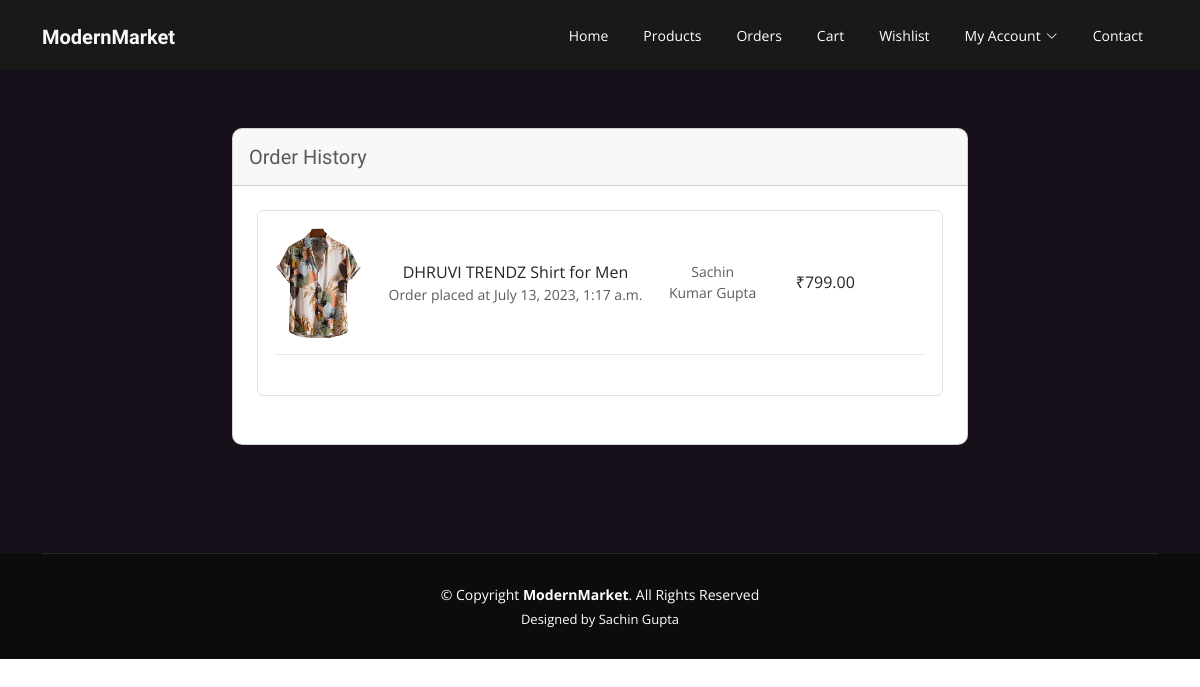
Page /orderlist/ (signed in) on the earlier database version.
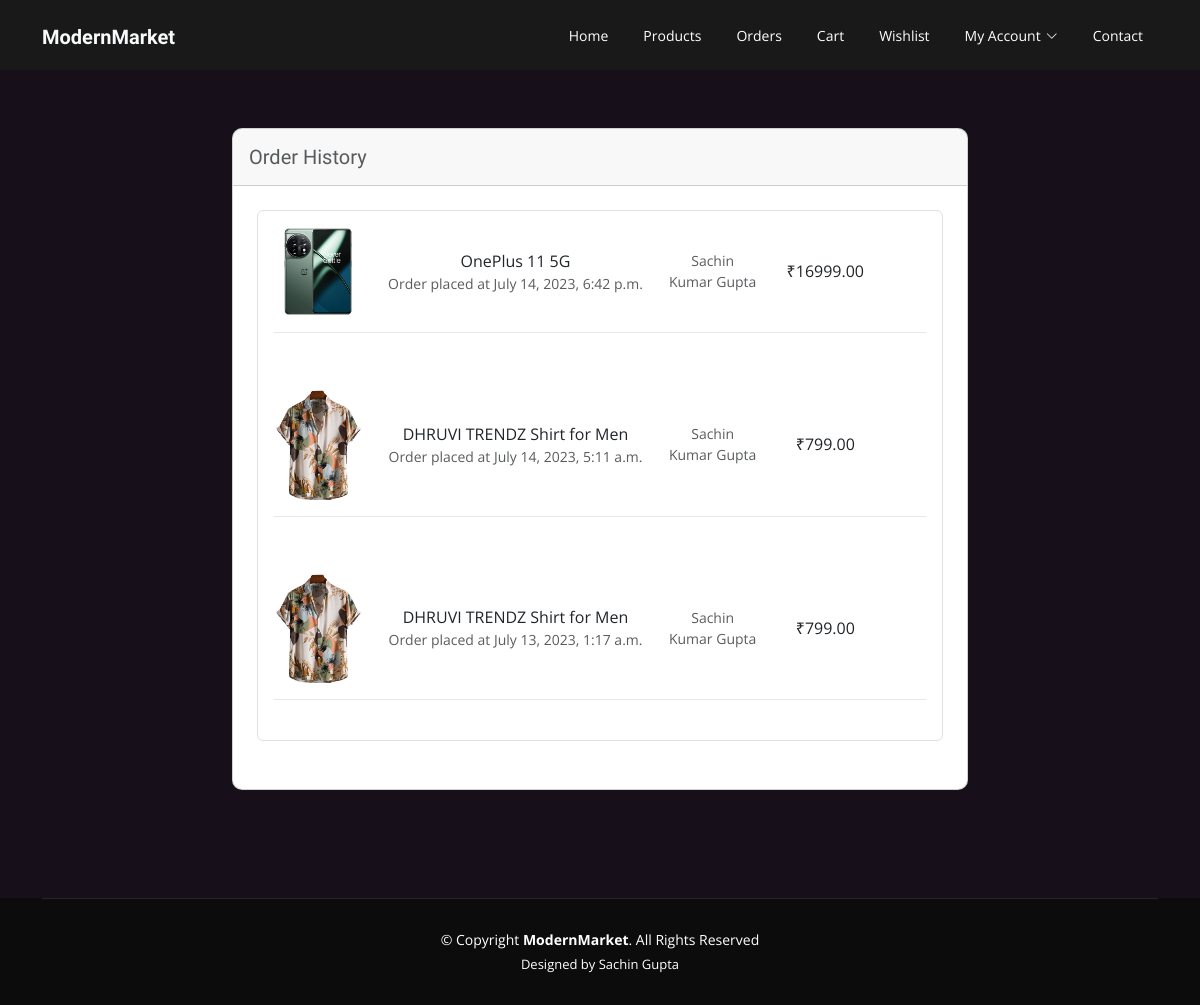
Same page on the later database version.
### ModernMarket_home/models.py (models this page shows)
class Order(models.Model):
    user = models.ForeignKey(User, on_delete=models.CASCADE)
    product = models.ForeignKey(Product, on_delete=models.CASCADE)
    order_date = models.DateTimeField(default=timezone.now())
    phoneNum = models.CharField(max_length=15, default="+911234567890")
    email = models.EmailField(max_length=50, default="johndoe@email.com")
    price = models.DecimalField(max_digits=7, decimal_places=2)
    addr1 = models.CharField(max_length=200)
    fname = models.CharField(max_length=100, default="John")
    lname = models.CharField(max_length=100, default="Doe")
    rated = models.DecimalField(max_digits=7, decimal_places=2,default=-1)

class Product(models.Model):
    p_name = models.CharField(max_length=100)
    p_rating = models.DecimalField(max_digits=5, decimal_places=1)
    p_description = models.CharField(max_length=500)
    p_buycount = models.IntegerField()
    p_brand = models.CharField(max_length=100)
    p_category = models.CharField(max_length=100)
    p_image = models.ImageField(upload_to="static/product_images/")
    p_price = models.DecimalField(max_digits=7, decimal_places=2)
    p_ratecount = models.IntegerField(default=0)

### ModernMarket_home/views.py (the view)
# urls.py: path('orderlist/', views.orderlist, name='orderlist'),
@login_required(login_url="/login/")
def orderlist(request):
    all_orders=Order.objects.filter(user=request.user)
    all_orders=all_orders[::-1]
    context={
        'orders':all_orders
    }
    return render(request,'orderlist.html',context)

### ModernMarket_home/templates/orderlist.html (shortened to what this page needs)
{% extends 'base.html' %}
{% load static %}
{% block body %}
<section class="h-100 gradient-custom" style="background-color: #17101a">
    {% if orders %}
    <div class="container py-5 h-100">
        <div class="row d-flex justify-content-center align-items-center h-100">
            <div class="col-lg-10 col-xl-8">
                <div class="card" style="border-radius: 10px;">
        <div class="card-header px-3 py-3">
          <h5 class="text-muted mb-0">Order History </h5>
        </div>
        <div class="card-body p-4">
            <div class="card shadow-0 border mb-4">
                {% for order in orders %}
                    <a href="{{order.id}}/" class="card-body text-decoration-none">
                    <div class="row">
                        <div class="col-md-2 d-flex flex-row align-center">
                            <img src="/{{order.product.p_image}}"
                            class="img-fluid" alt="Phone">
                        </div>
                        <div class="col-md-5 text-center d-flex flex-column justify-content-center align-items-center">
                            <p class=" mb-0 ">{{order.product.p_name}}</p>
                  <p class="text-muted mb-0 small">Order placed at {{ order.order_date }} </p>
                </div>
                <div class="col-md-2 text-center d-flex justify-content-center align-items-center">
                    <p class="text-muted mb-0 small">{{order.fname}} {{order.lname}}</p>
                </div>
                <div class="col-md-2 text-center d-flex justify-content-center align-items-center">
                    <p class="text-dark mb-0 ">₹{{ order.price }}</p>
                </div>
            </div>
        <hr class="mb-4" style="background-color: #e0e0e0; opacity: 0.1;">
        </a>
        {% endfor %}
    </div>
    </div>
    </div>
    </div>
    </div>
    {% else %}
        <div style="display: flex;
        justify-content: center; ">
            <h1 style="color:white">Oops! No orders Yet  (:</h1>
        </div>
    {% endif %}
</section>
    <footer id="footer">
        <div class="container">
      <div class="copyright">
          &copy; Copyright <strong><span>ModernMarket</span></strong>. All Rights Reserved
        </div>
        <div class="credits">
            Designed by Sachin Gupta
        </div>
    </div>
</footer>
{% endblock %}

### ModernMarket_home/templates/base.html (shortened to what this page needs)
<!DOCTYPE html>
<html>
<head>
  <link href="/static/assets/vendor/aos/aos.css" rel="stylesheet">
  <link href="/static/assets/vendor/bootstrap/css/bootstrap.min.css" rel="stylesheet">
  <link href="/static/assets/vendor/bootstrap-icons/bootstrap-icons.css" rel="stylesheet">
  <link href="/static/assets/vendor/boxicons/css/boxicons.min.css" rel="stylesheet">
  <link href="/static/assets/vendor/glightbox/css/glightbox.min.css" rel="stylesheet">
  <link href="/static/assets/vendor/swiper/swiper-bundle.min.css" rel="stylesheet">
  <link
      rel="stylesheet"
      href="//cdn.jsdelivr.net/npm/alertifyjs@1.13.1/build/css/alertify.min.css"
    />
    <link
      rel="stylesheet"
      href="//cdn.jsdelivr.net/npm/alertifyjs@1.13.1/build/css/themes/default.min.css"
    />
  <link href="/static/assets/css/style.css" rel="stylesheet">
</head>
<body>
     <header id="header" class="d-flex align-items-center ">
        <div class="container d-flex align-items-center justify-content-between">
          <h1 >
            <a href="{% url 'home' %}" class="text-decoration-none text-light fw-bold lead w-25">
              ModernMarket
            </a>
          </h1>
          <nav id="navbar" class="navbar">
            <ul>
              <li><a class="nav-link scrollto" href="{% url 'home' %}">Home</a></li>
              <li><a class="nav-link scrollto" href="{% url 'productpage' %}">Products</a></li>
              {% if user.is_authenticated %}
                <li><a class="nav-link scrollto" href="{% url 'orderlist' %}">Orders</a></li>
                <li><a class="nav-link scrollto" href="{% url 'cart' %}">Cart</a></li>
                <li><a class="nav-link scrollto " href="{% url 'wishlist' %}">Wishlist</a></li>
              {% endif %}
              {% if user.is_authenticated %}
                <li class="dropdown"><a href="#" class="text-decoration-none">My Account<i class="bi bi-chevron-down"></i></a>
                </li>
                {% else %}
                <li><a class="nav-link scrollto" href="{% url 'signup' %}">SignUp</a></li>
                <li><a class="nav-link scrollto" href="{% url 'login' %}">Login</a></li>
                {% endif %}
                <li><a class="nav-link scrollto" href="{% url 'home' %}#contact">Contact</a></li>
            </ul>
          </nav>
        </div>
      </header>
    {% block body %}
    {% endblock %}
</body>
</html>

### static/assets/css/style.css (style rules this page uses)
body { font-family: "Open Sans", sans-serif; color: #444444; }
a { color: #cc1616; text-decoration: none; }
h1, h2, h3, h4, h5, h6 { font-family: "Raleway", sans-serif; }
#header { background: rgba(25, 25, 25, 0.95); transition: all 0.5s; z-index: 997; height: 70px; }
#header.fixed-top { background: #191919; }
.scrolled-offset { margin-top: 70px; }
.navbar { padding: 0; }
.navbar ul { margin: 0; padding: 0; display: flex; list-style: none; align-items: center; }
.navbar li { position: relative; }
.navbar>ul>li { margin-left: 5px; }
.navbar a, .navbar a:focus { display: flex; align-items: center; justify-content: space-between; padding: 25px 15px 24px 15px; font-size: 14px; color: #fff; white-space: nowrap; transition: 0.3s; }
.navbar a i, .navbar a:focus i { font-size: 12px; line-height: 0; margin-left: 5px; }
section { padding: 60px 0; overflow: hidden; }
#footer { background: #0c0c0c; padding: 0 0 30px 0; color: #fff; font-size: 14px; }
#footer .copyright { border-top: 1px solid #262626; text-align: center; padding-top: 30px; }
#footer .credits { padding-top: 5px; text-align: center; font-size: 13px; color: #fff; }

### ModernMarket_home/templates/orderlist.html (style rules this page uses)
section { padding-top: 10px !important }

Differences in the rows shown:
added Order: product.p_image (picture), product.p_name "OnePlus 11 5G", order_date "July 14, 2023, 6:42 p.m.", fname "Sachin", lname "Kumar Gupta", price "16999.00"
added Order: product.p_image (picture), product.p_name "DHRUVI TRENDZ Shirt for Men", order_date "July 14, 2023, 5:11 a.m.", fname "Sachin", lname "Kumar Gupta", price "799.00"
